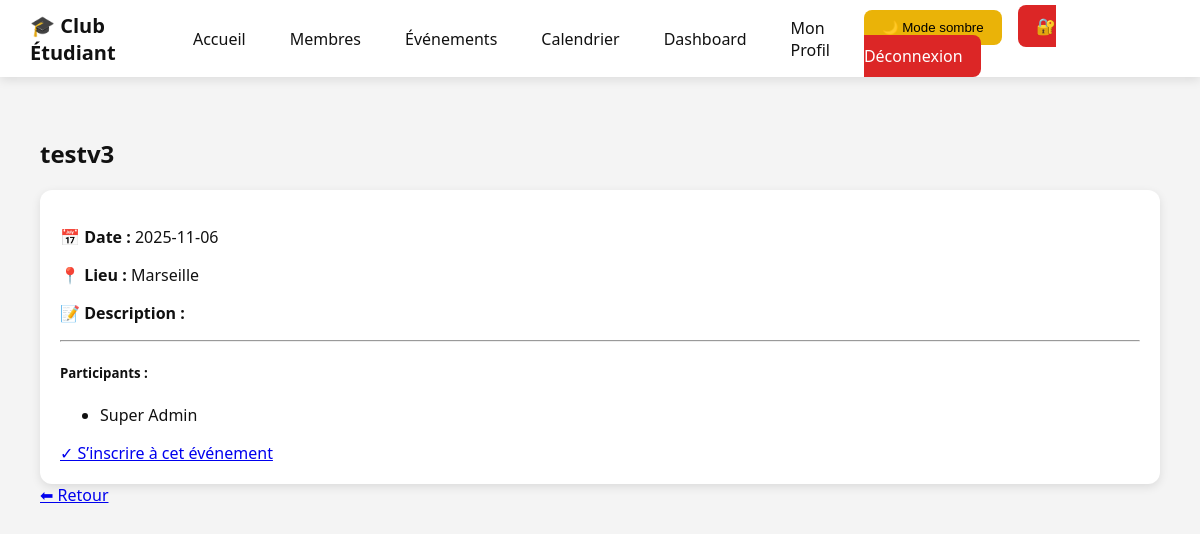
Screenshot of /evenements/2 (signed in) with the database file from the repository.
### tables this page shows
CREATE TABLE evenements (
    id INTEGER PRIMARY KEY AUTOINCREMENT,
    titre TEXT NOT NULL,
    date TEXT NOT NULL,
    lieu TEXT NOT NULL,
    description TEXT
);

CREATE TABLE membres (
    id INTEGER PRIMARY KEY AUTOINCREMENT,
    nom TEXT NOT NULL,
    prenom TEXT NOT NULL,
    email TEXT UNIQUE NOT NULL,
    password TEXT NOT NULL,
    role TEXT NOT NULL DEFAULT 'membre',
    date_inscription TEXT,
    active INTEGER NOT NULL DEFAULT 1
, photo TEXT DEFAULT 'default.png');

### app.py (the view)
@app.route("/evenements/<int:id>")
@login_required
def details_evenement(id):
    conn = get_db_connection()
    event = conn.execute("SELECT * FROM evenements WHERE id = ?", (id,)).fetchone()
    participants = conn.execute("""
        SELECT membres.prenom, membres.nom
        FROM participations
        JOIN membres ON participations.id_membre = membres.id
        WHERE id_evenement = ?
    """, (id,)).fetchall()
    conn.close()
    return render_template("details_evenement.html",
                           event=event,
                           participants=participants)

### app.py (called while the page is built)
def get_db_connection():
    conn = sqlite3.connect("club.db")
    conn.row_factory = sqlite3.Row
    return conn

def login_required(f):
    @wraps(f)
    def wrap(*args, **kwargs):
        if "user_id" not in session:
            flash_message("Veuillez vous connecter", "error")
            return redirect("/login")
        return f(*args, **kwargs)
    return wrap

### templates/details_evenement.html
{% extends "layout.html" %}
{% block content %}
<h2>{{ event.titre }}</h2>
<div class="card shadow-sm p-4 mb-4">
    <p><strong>📅 Date :</strong> {{ event.date }}</p>
    <p><strong>📍 Lieu :</strong> {{ event.lieu }}</p>
    <p><strong>📝 Description :</strong><br>{{ event.description }}</p>
    <hr>
    <h5>Participants :</h5>
    {% if participants %}
        <ul>
            {% for p in participants %}
                <li>{{ p.prenom }} {{ p.nom }}</li>
            {% endfor %}
        </ul>
    {% else %}
        <p>Aucun participant pour le moment.</p>
    {% endif %}
    <a href="/evenements/{{ event.id }}/inscrire" class="btn btn-success mt-3">
        ✓ S’inscrire à cet événement
    </a>
</div>
<a href="/evenements" class="btn btn-secondary">⬅ Retour</a>
{% endblock %}

### templates/layout.html (style rules this page uses)
:root { --bg: #f4f4f4; --card-bg: #ffffff; --text: #111; --shadow: 0 3px 10px rgba(0,0,0,0.1); --primary: #2563eb; --success: #16a34a; --warning: #eab308; }
body { background: var(--bg); color: var(--text); margin: 0; padding: 0; font-family: "Segoe UI", Arial; transition: 0.25s; }
.card { background: var(--card-bg); box-shadow: var(--shadow); border-radius: 12px; padding: 20px; margin-top: 20px; transition: 0.2s; }

### rows the page displays
evenements: titre "testv3", date "2025-11-06", lieu "Marseille"
membres: prenom "Super", nom "Admin"
